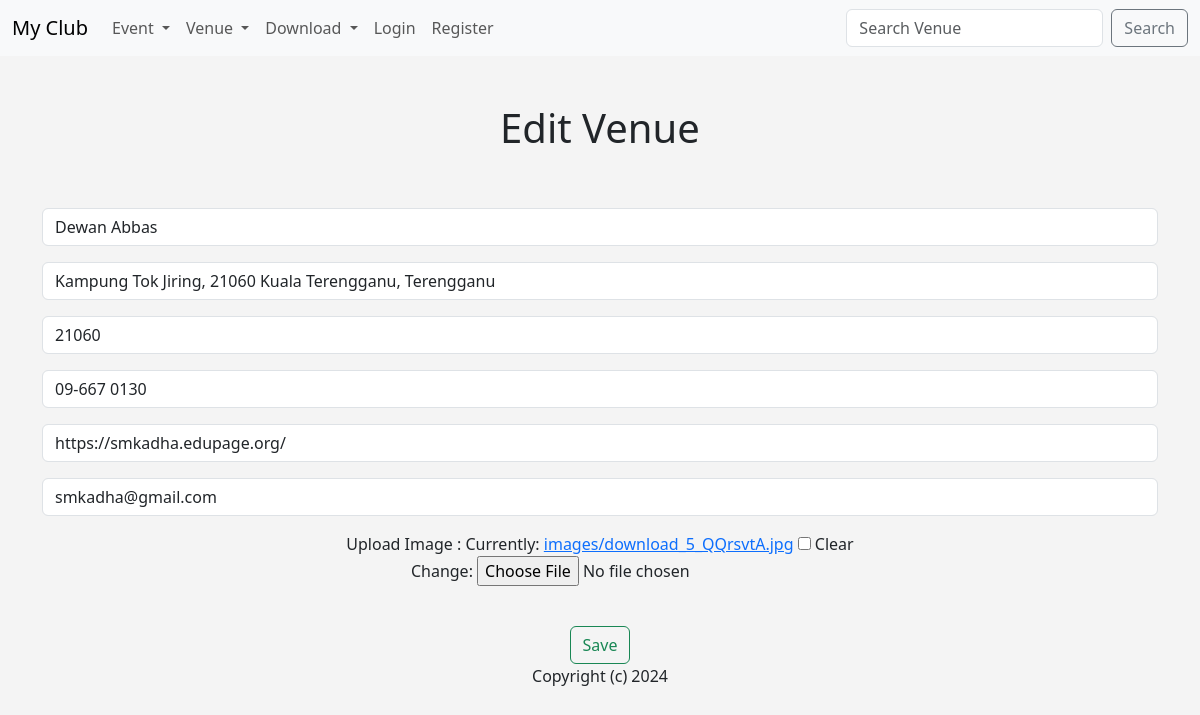
The app's page /edit_venue/1 with its own data.
### events/models.py (models this page shows, shortened)
class Venue(models.Model):
    name = models.CharField('Venue Name', max_length=120)
    address = models.CharField(max_length=300)
    zip_code = models.CharField('Zip Code', max_length=15)
    phone = models.CharField('Contact Phone', max_length=25, blank=True)
    web = models.URLField('Website Address', blank=True )
    email_address = models.EmailField('Email Address', blank=True)
    owner = models.IntegerField('Venue Owner',  blank=True, default= 1)
    venue_image = models.ImageField(null=True, blank=True, upload_to="images/")

### events/views.py (the view)
# urls.py: path('edit_venue/<venue_id>', views.edit_venue, name="edit_venue"),
def edit_venue(request, venue_id):
    venue = Venue.objects.get(pk=venue_id)
    form = VenueForm(request.POST or None, request.FILES or None, instance=venue)
    if form.is_valid():
            form.save()
            return redirect('list_venue')
    return render(request, 'events/edit_venue.html', {
        "venue" : venue,
        "form" : form,
    })

### events/forms.py
class VenueForm(ModelForm):
    class Meta:
        model = Venue
        fields = ('name', 'address', 'zip_code', 'phone', 'web', 'email_address', 'venue_image')
        labels =  {
            'name' : '',
            'address' : '',
            'zip_code' : '' ,
            'phone' : '',
            'web' : '',
            'email_address': '',
            'venue_image' : 'Upload Image :',
        }
        widgets = {
            'name' : forms.TextInput(attrs={'class':'form-control', 'placeholder': 'Venue Name'}),
            'address' : forms.TextInput(attrs={'class':'form-control', 'placeholder': 'Venue Address'}),
            'zip_code' : forms.TextInput(attrs={'class':'form-control', 'placeholder': 'Zip Code'}),
            'phone' : forms.TextInput(attrs={'class':'form-control', 'placeholder': 'Phone Number'}),
            'web' : forms.TextInput(attrs={'class':'form-control', 'placeholder': 'Venue Website'}),
            'email_address' : forms.EmailInput(attrs={'class':'form-control', 'placeholder': 'Email Address'})
        }

### events/templates/events/edit_venue.html (shortened to what this page needs)
{% extends 'events/base.html' %}
{% block content %}
<center>
    <h1>Edit Venue</h1>
    <br><br>
 <form action="" method="POST" enctype="multipart/form-data">
       {{ form.as_p }}
        <br>
        <input type="submit" value="Save" class="btn btn-outline-success">
    </form>
</center>
{% endblock%}

### events/templates/events/base.html (style rules this page uses)
body { background: #f4f4f4; }

### records on screen
Venue: name "Dewan Abbas", address "Kampung Tok Jiring, 21060 Kuala Terengganu, Terengganu", zip_code "21060", phone "09-667 0130", web "https://smkadha.edupage.org/", email_address "smkadha@gmail.com"
